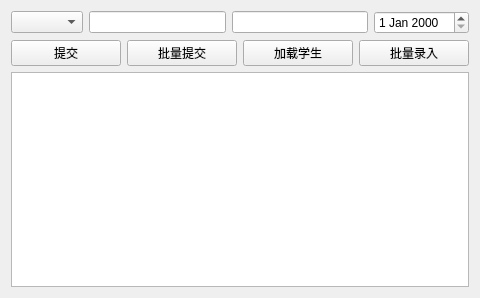
<?xml version="1.0" encoding="UTF-8"?>
<ui version="4.0">
 <class>ScoreInputWidget</class>
 <widget class="QWidget" name="ScoreInputWidget">
  <property name="geometry">
   <rect>
    <x>0</x>
    <y>0</y>
    <width>480</width>
    <height>298</height>
   </rect>
  </property>
  <property name="windowTitle">
   <string>Form</string>
  </property>
  <layout class="QVBoxLayout" name="verticalLayout">
   <item>
    <layout class="QHBoxLayout" name="horizontalLayout_2">
     <item>
      <widget class="QComboBox" name="cbStudent"/>
     </item>
     <item>
      <widget class="QLineEdit" name="leCourse"/>
     </item>
     <item>
      <widget class="QLineEdit" name="leScore"/>
     </item>
     <item>
      <widget class="QDateEdit" name="dateEditExam"/>
     </item>
    </layout>
   </item>
   <item>
    <layout class="QHBoxLayout" name="horizontalLayout">
     <item>
      <widget class="QPushButton" name="btnSingleSubmit">
       <property name="text">
        <string>提交</string>
       </property>
      </widget>
     </item>
     <item>
      <widget class="QPushButton" name="btnBatchSubmit">
       <property name="text">
        <string>批量提交</string>
       </property>
      </widget>
     </item>
     <item>
      <widget class="QPushButton" name="btnLoadStudents">
       <property name="text">
        <string>加载学生</string>
       </property>
      </widget>
     </item>
     <item>
      <widget class="QPushButton" name="btnLoadBatchStudents">
       <property name="text">
        <string>批量录入</string>
       </property>
      </widget>
     </item>
    </layout>
   </item>
   <item>
    <widget class="QTableWidget" name="tableBatchScore"/>
   </item>
  </layout>
 </widget>
 <resources/>
 <connections/>
</ui>
